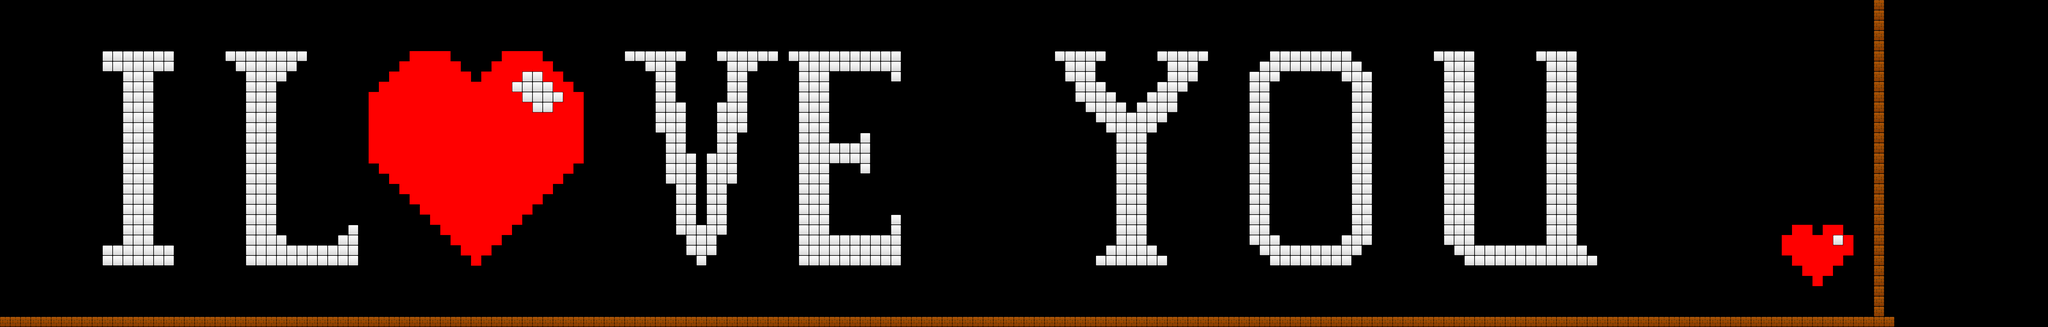

A 2D game scene composited from a Tiled map and its tileset images. What follows is a short description and the map's XML, with each tile layer's data collapsed to a summary:
An orthogonal 200x32 tile map with 32x32 px tiles, 1 tile layer (clouds), 3 tilesets.

<map version="1.0" orientation="orthogonal" renderorder="right-down" width="200" height="32" tilewidth="32" tileheight="32" nextobjectid="1">
 <tileset firstgid="1" name="Brick" tilewidth="32" tileheight="32">
  <image source="Brick.png" width="32" height="32" />
 </tileset>
 <tileset firstgid="2" name="redsquare00" tilewidth="32" tileheight="32">
  <image source="redsquare00.gif" width="32" height="32" />
 </tileset>
 <tileset firstgid="3" name="square_shape" tilewidth="32" tileheight="32">
  <image source="square_shape.png" width="32" height="32" />
 </tileset>
 <layer name="clouds" width="200" height="32">
  <data>[6400 cells, 1280 non-empty, 3 distinct tile ids]</data>
 </layer>
 <objectgroup name="rainbow" />
</map>
